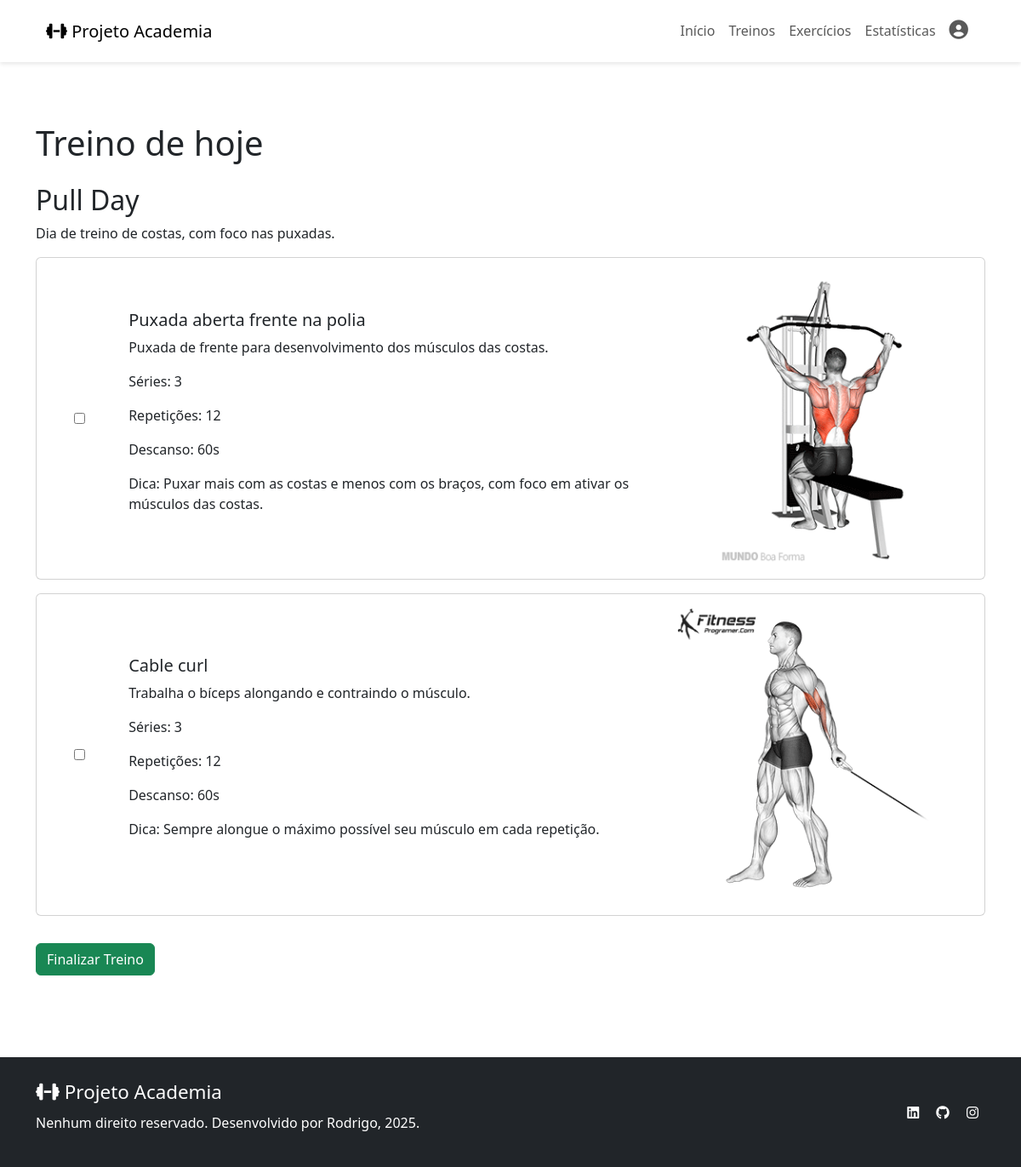
Page /inicio/ (signed in) on the committed database.
### app_academia/models.py (models this page shows, shortened)
class WorkoutDay(models.Model):
    class Meta:
        verbose_name = 'Dia de treino'
        verbose_name_plural = 'Dias de treino'
    name = models.CharField(max_length=100)
    description = models.TextField(blank=True)
    tags = models.ManyToManyField(Tag, blank=True)
    exercises = models.ManyToManyField(
        Exercise,
        through='WorkoutDayExercise',
        related_name='workout_days'
    )

class WorkoutDayExercise(models.Model):
    class Meta:
        verbose_name = 'Exercício do dia de treino'
        verbose_name_plural = 'Exercícios do dia de treino'
    day = models.ForeignKey(WorkoutDay, on_delete=models.CASCADE)
    exercise = models.ForeignKey(Exercise, on_delete=models.CASCADE)
    order = models.PositiveSmallIntegerField(default=1)
    custom_reps = models.PositiveIntegerField(null=True, blank=True)
    custom_sets = models.PositiveIntegerField(null=True, blank=True)
    rest_sec = models.PositiveIntegerField(null=True, blank=True)

class Exercise(models.Model):
    class Meta:
        verbose_name = 'Exercício'
        verbose_name_plural = 'Exercícios'
    name = models.CharField(max_length=100)
    description = models.TextField()
    use_weight = models.BooleanField(default=False)
    weight = models.DecimalField(
        max_digits=5, decimal_places=2,
        null=True, blank=True
    )
    tip = models.TextField()
    photo = models.ImageField(upload_to='media/exercises/photos/')
    video_url = models.URLField(blank=True)
    reps = models.PositiveIntegerField(default=0)
    sets = models.PositiveIntegerField(default=0)
    rest_sec = models.PositiveIntegerField(default=60)
    muscles = models.ManyToManyField(MuscleGroup, related_name='exercises')
    tags = models.ManyToManyField(Tag, related_name='exercises')

### app_academia/views.py (the view, shortened to what this page needs)
# urls.py: path('inicio/', inicio, name='inicio'),
@login_required
@require_http_methods(['GET', 'POST'])
def inicio(request):
    try:
        active = ActivePlan.objects.get(user=request.user, is_active=True)
    except ActivePlan.DoesNotExist:
        return render(request, 'inicio.html', {
            'workout_day': None,
            'exercises': []
        })
    plan = active.plan
    plan_days_qs = PlanDay.objects.filter(plan=plan).order_by('sequence')
    total_days = plan_days_qs.count()
    if total_days == 0:
        return render(request, 'inicio.html', {
            'workout_day': None,
            'exercises': []
        })
    total_sessions = WorkoutSession.objects.filter(
        user=request.user,
        day__in=plan.days.all(),
        completed=True
    ).count()
    seq = (total_sessions % total_days) + 1
    plan_day = plan_days_qs.get(sequence=seq)
    dia = plan_day.day
    items = WorkoutDayExercise.objects.filter(day=dia).order_by('order')
    return render(request, 'inicio.html', {
        'workout_day': dia,
        'exercises': items
    })

### app_academia/templates/inicio.html (shortened to what this page needs)
{% extends 'index2.html' %}
{% block content %}
<section class="min-vh-100 py-5">
  <div class="container my-lg-5">
    <h1 class="pt-5 pb-3">Treino de hoje</h1>
    {% if workout_day %}
      <h2>{{ workout_day.name }}</h2>
      <p>{{ workout_day.description }}</p>
      <form method="post">
        {% for item in exercises %}
          <div class="card my-3">
            <div class="card-body">
              <div class="row align-items-center">
                <div class="col-1 d-flex align-items-center justify-content-center">
                  <input type="checkbox" name="ex_{{ item.id }}" />
                </div>
                <div class="col-11 col-lg-7">
                  <h5>{{ item.exercise.name }}</h5>
                  <p>{{ item.exercise.description }}</p>
                  <p>Séries: {{ item.custom_sets|default:item.exercise.sets }}</p>
                  <p>Repetições: {{ item.custom_reps|default:item.exercise.reps }}</p>
                  <p>Descanso: {{ item.rest_sec|default:item.exercise.rest_sec }}s</p>
                  <p>Dica: {{ item.exercise.tip }}</p>
                </div>
                <div class="col-12 col-lg-4 d-flex justify-content-end">
                    <img src="{{ item.exercise.photo.url }}" class="img-fluid" alt="{{ item.exercise.name }}">
                </div>
              </div>
            </div>
          </div>
        {% endfor %}
        <button type="submit" class="btn btn-success mt-3">
          Finalizar Treino
        </button>
      </form>
    {% else %}
      <p>Nenhum plano de treino ativo encontrado.</p>
    {% endif %}
  </div>
</section>
{% endblock %}

### app_academia/templates/index2.html (shortened to what this page needs)
<!doctype html>
<html lang="pt-BR">
<head>
    <link rel="stylesheet" href="https://cdn.jsdelivr.net/npm/bootstrap-icons@1.10.4/font/bootstrap-icons.css">
    <link rel="stylesheet" href="https://cdnjs.cloudflare.com/ajax/libs/font-awesome/6.4.0/css/all.min.css"
 />
    <link href="https://cdn.jsdelivr.net/npm/bootstrap@5.3.0-alpha3/dist/css/bootstrap.min.css" rel="stylesheet"
>
    <link rel="stylesheet" href="../static/css/index2.css">
</head>
<body>
    <header class="fixed-top bg-white main-header">
        <div class="container pt-2 pb-2 ">
            <nav class="navbar navbar-expand-lg">
                <div class="container">
                    <a class="navbar-brand logo-text" href="{% url 'inicio' %}"><i class="fa-solid fa-dumbbell logo-icon"></i>
                        Projeto Academia</a>
                    <div class="collapse navbar-collapse" id="navbarSupportedContent">
                        <ul class="navbar-nav ms-auto mb-2 mb-lg-0">
                            <li class="nav-item">
                                <a class="nav-link" href="{% url 'inicio' %}">Início</a>
                            </li>
                            <li class="nav-item">
                                <a class="nav-link" href="{% url 'treinos' %}">Treinos</a>
                            </li>
                            <li class="nav-item">
                                <a class="nav-link" href="{% url 'exercicios' %}">Exercícios</a>
                            </li>
                            <li class="nav-item">
                                <a class="nav-link" href="{% url 'estatisticas' %}">Estatísticas</a>
                            </li>
                            <li class="nav-item dropdown">
                                <a class="nav-link" href="#" role="button" data-bs-toggle="dropdown"
                                    aria-expanded="false">
                                    <i class="fa-solid fa-circle-user icon-usuario"></i>
                                </a>
                            </li>
                        </ul>
                    </div>
                </div>
            </nav>
        </div>
    </header>
    {% block content %}
    {% endblock %}
    <footer class="container-fluid bg-dark py-4">
        <div class="container d-flex flex-row align-items-center justify-content-between">
            <div class="d-flex flex-column">
                <a class="logo-projeto text-white" href="{% url 'home' %}"><i class="fa-solid fa-dumbbell logo-projeto"></i>
                    Projeto Academia</a>
                <p class="mt-2 text-white">Nenhum direito reservado. Desenvolvido por Rodrigo, 2025.</p>
            </div>
            <div>
                <a href="https://www.linkedin.com/in/rodrigo-froehlich-machado-7080b3234/" target="_blank">
                    <i class="fa-brands fa-linkedin icon-social mx-2 text-white"></i>
                </a>
                <a href="https://github.com/Rodrigo635" target="_blank">
                    <i class="fa-brands fa-github icon-social mx-2 text-white"></i>
                </a>
                <a href="https://www.instagram.com/rodrigo.froehlich/" target="_blank">
                    <i class="fa-brands fa-instagram icon-social mx-2 text-white"></i>
                </a>
            </div>
        </div>
    </footer>
</body>
</html>

### app_academia/static/css/index2.css (style rules this page uses)
* { margin: 0; padding: 0; box-sizing: border-box; }
a { text-decoration: none; }
.main-header { box-shadow: 0 2px 5px rgba(0, 0, 0, 0.1); }
.logo-projeto { font-size: 1.4rem; }
.icon-usuario { font-size: 1.4rem; }

### rows in the picture
WorkoutDay: name "Pull Day", description "Dia de treino de costas, com foco nas puxadas."
WorkoutDayExercise: exercise.name "Puxada aberta frente na polia", exercise.description "Puxada de frente para desenvolvimento dos músculos das costas.", custom_sets "3", custom_reps "12", rest_sec "60", exercise.tip "Puxar mais com as costas e menos com os braços, com foco em ativar os músculos das costas.", exercise.photo (picture)
WorkoutDayExercise: exercise.name "Cable curl", exercise.description "Trabalha o bíceps alongando e contraindo o músculo.", custom_sets "3", custom_reps "12", rest_sec "60", exercise.tip "Sempre alongue o máximo possível seu músculo em cada repetição.", exercise.photo (picture)
